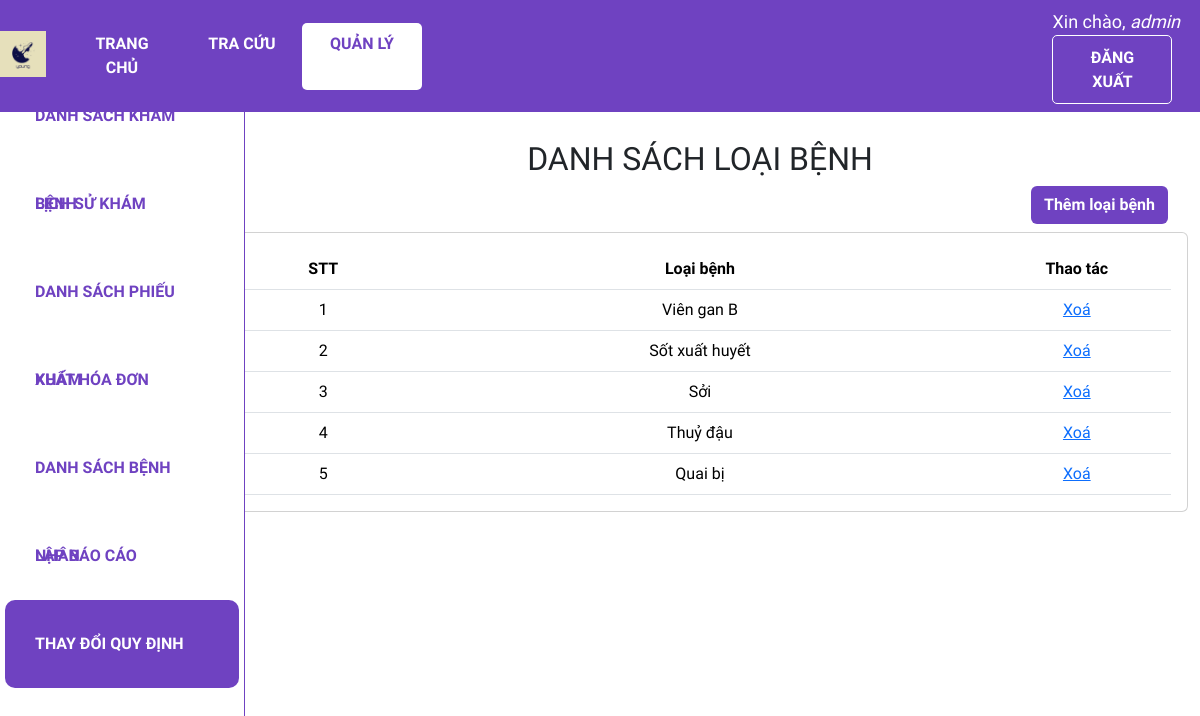
The app's page /thaydoi/loaibenh (signed in) with its own data.
### web_core/models.py (models this page shows)
class DANHMUC(models.Model):
    CATEGORIES = (
        ('Bệnh', 'Bệnh'),
        ('Thuốc', 'Thuốc'),
        ('Đơn vị', 'Đơn vị'),
        ('Cách dùng', 'Cách dùng'),
    )
    id = ShortUUIDField(
        verbose_name='ID Danh mục',
        length=10,
        max_length=12,
        prefix="DM",
        alphabet="0123456789",
        primary_key=True)
    ten = models.CharField('Tên', max_length=255, unique = True)
    loai = models.CharField('Loại', max_length=20, choices=CATEGORIES)
    gia_tri = models.IntegerField('Giá trị', null=True, blank=True, validators=[MinValueValidator(0)])
    def __str__(self):
        return self.ten

### web_core/decorators.py (the view)
    def wrapper_function(request, *args, **kwargs):
        group = None
        if request.user.groups.exists():
            group = request.user.groups.all()[0].name
        print(group)
        if group == 'customer':
            return redirect('quanli_dskb')
        if group == 'admin':
            return view_func(request, *args, **kwargs)

### web_core/views.py (called while the page is built)
@admin_only
def thaydoi_loaibenh(request):
    dslb = DANHMUC.objects.filter(loai='Bệnh')
    context = {'dslb': dslb}
    return render(request, 'web_core/thaydoi_loaibenh.html', context)

### web_core/templates/web_core/thaydoi_loaibenh.html (shortened to what this page needs)
{% extends 'web_core/main.html' %}
{% block content %}
<div class="row">
    <div class="col-md-2">
        {% include 'web_core/sidebar.html' %}
    </div>
    <div class="col-md-10">
        <h2 class="table-title" style>Danh sách loại bệnh</h2>
        <div class="btn-text-right">
            <a class='btn add-btn' href="{% url 'quanli_thaydoi_loaibenh_them' %}">Thêm loại bệnh</a>
        </div>
        <div class="card card-body">
            <table class='table my-table'>
                <tr class="table-head">
                    <th class="small-content">STT</th>
                    <th class="large-content">Loại bệnh</th>
                    <th class="small-content">Thao tác</th>
                </tr>
                {% for benh in dslb %}
                <tr>
                    <td class="small-content stt"></td>
                    <td class="large-content">{{ benh }}</td>
                    <td class="small-content">
                        <a class="btn-sm btn-danger" href="{% url 'quanli_thaydoi_loaibenh_xoa' benh.id %}">Xoá</a>
                    </td>
                </tr>
                {% endfor %}
            </table>
        </div>
    </div>
</div>
{% endblock %}

### web_core/templates/web_core/navbar.html (shortened to what this page needs)
{% load static %}
<nav class="navbar navbar-expand-lg my-navbar fixed-top">
    <a class="navbar-brand" href="{% url 'home' %}">
        <img alt="logo-brand" src="{% static 'images/favicon.png' %}" height="50" style="padding-bottom: 4px" />
    </a>
    <div class="collapse navbar-collapse" id="navbarNav">
        {% with request.resolver_match.url_name as url_name %}
        <div class="navbar-nav">
            <a class="nav-item nav-link my-nav-item {% if url_name == 'home' %}my-nav-active{% endif %}"
                href="{% url 'home' %}">Trang chủ</a>
            <a class="nav-item nav-link my-nav-item {% if url_name == 'lsk_guest' %}my-nav-active{% endif %}"
                href="{% url 'lsk_guest' %}">Tra cứu</a>
            <a class="nav-item nav-link my-nav-item {% if 'quanli' in url_name %}my-nav-active{% endif %}"
                href="{% url 'quanli_dskb' %}">Quản lý</a>
        </div>
        {% endwith %}
    </div>
    {% with request.resolver_match.url_name as url_name %}
    {% if request.user.is_authenticated %}
    <div class="ml-auto">
        <span class="hello-msg">Xin chào, <span>{{ request.user }}</span></span>
        <a class="nav-item nav-link my-nav-item my-btn" href="{% url 'logout' %}">Đăng xuất</a>
    </div>
    {% else %}
    <div class="ml-auto">
        <a class="nav-item nav-link my-nav-item my-btn {% if url_name == 'login' %}my-nav-active{% endif %}"
            href="{% url 'login' %}">Đăng nhập</a>
    </div>
    {% endif %}
    {% endwith %}
</nav>

### web_core/static/css/main.css (style rules this page uses)
* { font-family: 'Baloo 2', cursive; }
html, body { margin: 0; padding: 0; height: 100%; overflow-x: hidden; }

### web_core/templates/web_core/navbar.html (style rules this page uses)
.my-navbar.fixed-top { position: fixed; color: #fff; background-color: #6f42c1; z-index: 10; }
.my-nav-item { color: #fff; font-weight: bold; padding: 9.6px 16px !important; text-transform: uppercase; border-radius: 5px; width: 120px; text-align: center; }
.my-nav-active, .my-nav-active:hover { color: #6f42c1; background-color: #fff; }
.my-btn { border: 1px solid #fff; margin-right: 10px; }
.hello-msg { font-size: 18px; color: #fff; margin-right: 20px; }
.hello-msg>span { font-style: italic; }

### web_core/templates/web_core/thaydoi_loaibenh.html (style rules this page uses)
.col-md-2 { padding: 0; }
.col-md-10 { margin-top: 50px; }
.card-body { padding-bottom: 0; }
.table-title { text-align: center; text-transform: uppercase; }
.btn-text-right { text-align: right; }
.btn.add-btn { font-weight: bold; margin-bottom: 8px; margin-right: 20px; color: #fff; background-color: #6f42c1; }
.table td, .table th { vertical-align: middle; text-align: center; }
.small-content { width: 150px; }
.large-content { width: 450px; }
.table-head { color: #ffff; background-color: #6f42c1; }
.my-table { counter-reset: stt-counter 0; }
.my-table .stt::before { counter-increment: stt-counter 1; content: counter(stt-counter) " "; }

### records on screen
DANHMUC: ten "Viên gan B"
DANHMUC: ten "Sốt xuất huyết"
DANHMUC: ten "Sởi"
DANHMUC: ten "Thuỷ đậu"
DANHMUC: ten "Quai bị"

### other values on screen
{{ request.user }} "admin"
